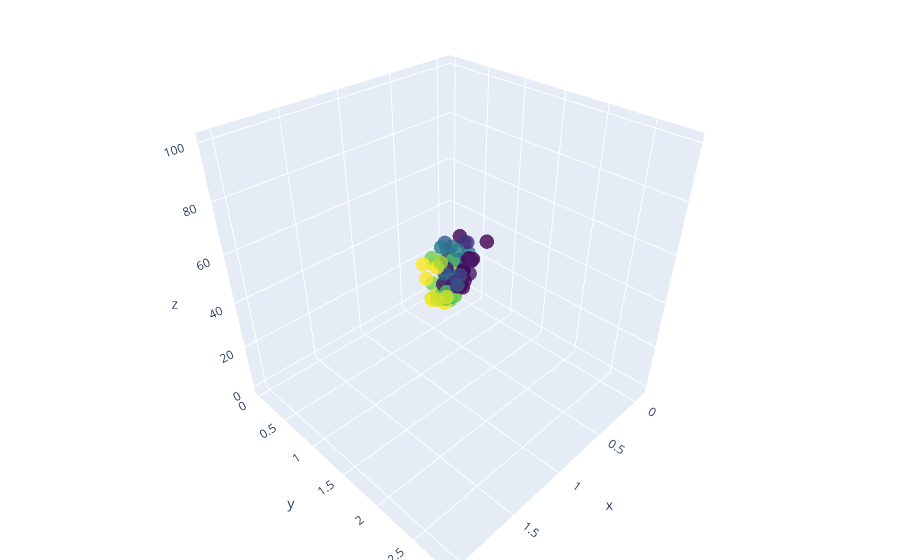

The notebook cell saved with this chart:
### Code cell
fig_c2 = go.Figure(data=[go.Scatter3d(
    x=x_c2,
    y=y_c2,
    z=z_c2,
    mode='markers',
    marker=dict(
        size=5,
        color=x,                # set color to an array/list of desired values
        colorscale='Viridis',   # choose a colorscale
        opacity=0.8
    )
)])



fig_c2.update_layout(margin=dict(l=0, r=0, b=0, t=0))
fig_c2.show()
